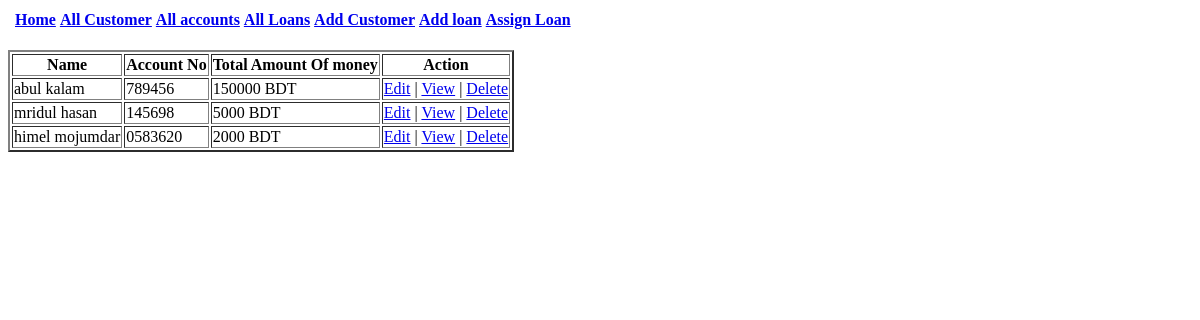
Before: /adminPanel/customers/customerList.php with the older database file.
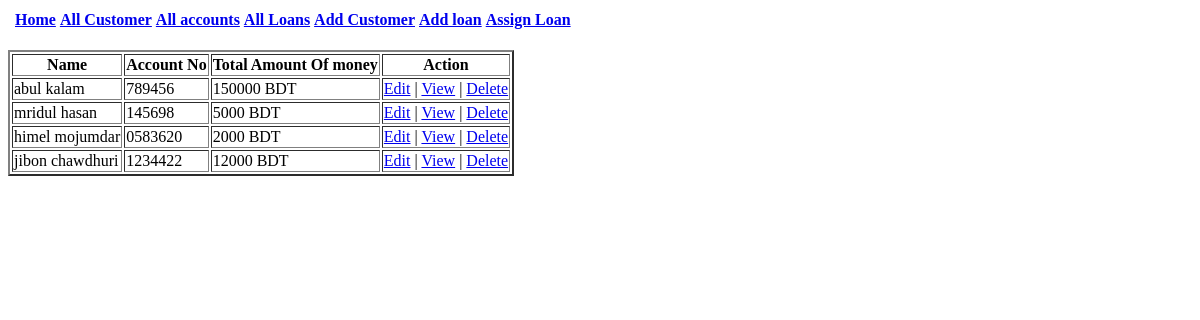
After: the same page with the newer database file.
### tables this page shows
CREATE TABLE `accounts` (
  `id` int(11) NOT NULL,
  `customer_id` int(11) NOT NULL,
  `account_no` varchar(50) NOT NULL,
  `total_money` double NOT NULL
);

CREATE TABLE `customers` (
  `id` int(11) NOT NULL,
  `first_name` varchar(255) NOT NULL,
  `last_name` varchar(255) NOT NULL,
  `user_name` varchar(100) NOT NULL,
  `father_name` varchar(255) NOT NULL,
  `mother_name` varchar(255) NOT NULL,
  `gender` varchar(11) NOT NULL,
  `date_birth` varchar(255) NOT NULL,
  `nid` varchar(255) NOT NULL,
  `address` varchar(255) NOT NULL,
  `contact` varchar(255) NOT NULL,
  `mail` varchar(255) NOT NULL,
  `password` varchar(255) NOT NULL
);

### adminPanel/customers/customerList.php (the view, shortened to what this page needs)
<?php
$db = new PDO("mysql:hostname=localhost;dbname=friends_mf","root","");
$query ="SELECT * FROM `customers` LEFT JOIN accounts ON customers.id=accounts.customer_id";
$stmt = $db->query($query);
$customers = $stmt->fetchAll(PDO::FETCH_ASSOC);
?>
<html>
<head>
</head>
<body>
<table>
    <td>
    <th><a href="index.php">Home</th>
    <th><a href="adminPanel/customers/customerList.php">All Customer</th>
    <th><a href="adminPanel/accounts/accountsList.php">All accounts</th>
    <th><a href="adminPanel/loans/loansList.php">All Loans</th>
    <th><a href="adminPanel/customers/addCustomer.php">Add Customer</th>
    <th><a href="adminPanel/loans/addloans.php">Add loan</th>
    <th><a href="adminPanel/assignLoans.php">Assign Loan</th>
    </td>
</table>
<br/>
<table border="2px">
    <thead>
    <tr>
       <th>Name</th>
       <th>Account No</th>
       <th>Total Amount Of money</th>
       <th>Action</th>
    </tr>
    </thead>
    <tbody>
    <?php
        foreach ($customers as $customer) {
            ?>
            <tr>
                <td><?=$customer['first_name']." ".$customer['last_name']?></td>
                <td><?=$customer['account_no']?></td>
                <td><?=$customer['total_money']?> BDT</td>
                <td><a href="adminPanel/customers/edit.php">Edit</a> | <a href="adminPanel/customers/view.php?id=<?=$customer['customer_id'];?>">View</a>
                    | <a href="adminPanel/customers/delete.php">Delete</a>
                </td>
            </tr>
            <?php
        }
    ?>
    </tbody>
</table>
</body>
</html>

Changed rows visible on the page:
added accounts: customer.first_name "jibon", customer.last_name "chawdhuri", account_no "1234422", total_money "12000"
